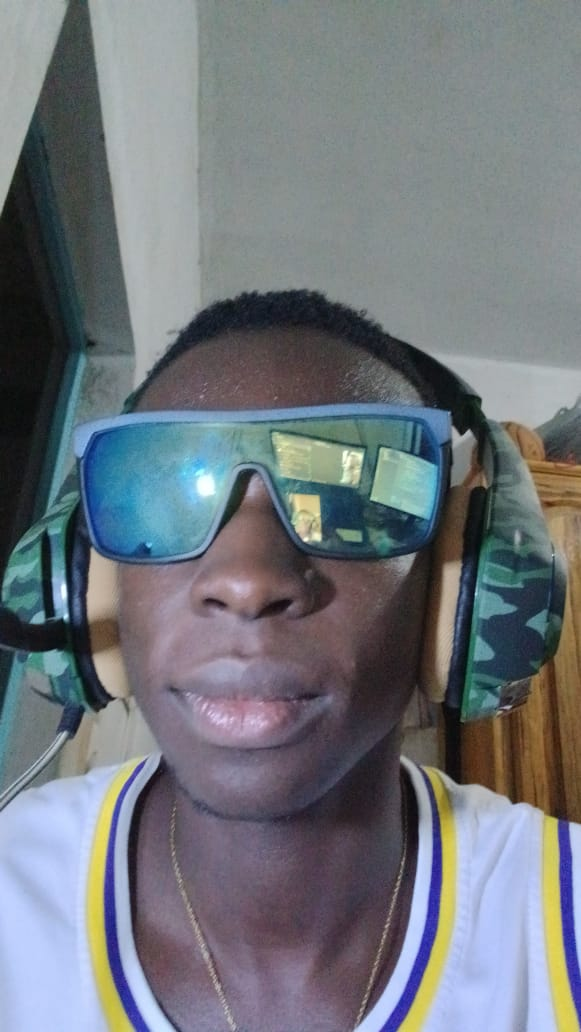
#> input picture test1.jpg, 581 x 1032 px
$ python -i main.py   (imports and definitions only)
#> lines starting #> are read from the running program, lines starting #| are printed output that depends on the picture
#> further down, picture is the input picture: shape (1032, 581, 3); mean B, G, R 124.1, 118.1, 113.1
import cv2
import numpy as np
from sklearn.svm import SVC
from sklearn.model_selection import train_test_split
from sklearn.metrics import classification_report, confusion_matrix
import pickle
import os

class HOGFaceRecognition:
    def __init__(self):
        # Initialisation du détecteur de visages
        self.face_detector = cv2.CascadeClassifier(cv2.data.haarcascades + 'haarcascade_frontalface_default.xml')
        # Initialisation des paramètres HOG
        self.hog = cv2.HOGDescriptor()
        # Initialisation du classifieur
        self.classifier = SVC(kernel='linear', probability=True)

    def extract_hog_features(self, image):
        """Extrait les caractéristiques HOG d'une image."""
        # Conversion en niveaux de gris
        gray = cv2.cvtColor(image, cv2.COLOR_BGR2GRAY)
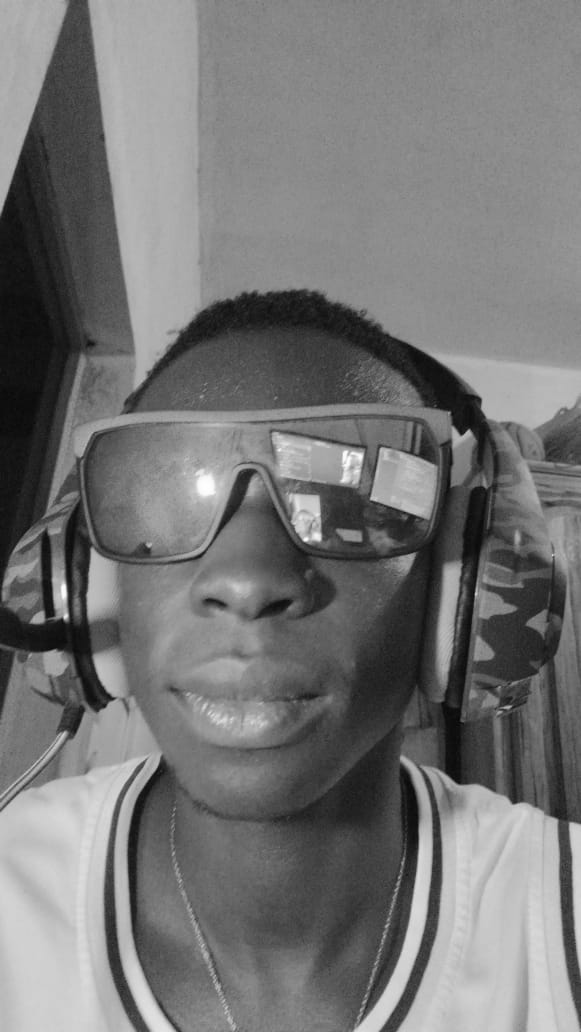
#> gray: shape (1032, 581); min 5, max 254, mean 117.2

        # Détection des visages
        faces = self.face_detector.detectMultiScale(gray, 1.1, 4)
#> faces = [[163, 557, 134, 134], [236, 562, 119, 119]]
        if len(faces) == 0:
            return None

        # Pour le premier visage détecté
        x, y, w, h = faces[0]
#> x = 163; y = 557; w = 134; h = 134
        face_roi = gray[y:y+h, x:x+w]
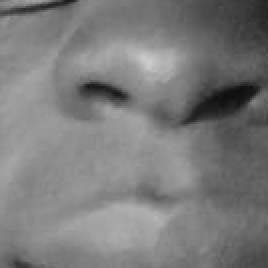
#> face_roi: shape (134, 134) (shown 2 times larger); min 11, max 203, mean 123.1

        # Redimensionnement pour normalisation
        face_roi = cv2.resize(face_roi, (64, 128))
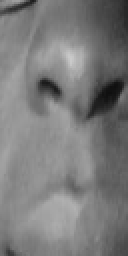
#> face_roi: shape (128, 64) (shown 2 times larger); min 15, max 202, mean 123

        # Calcul des caractéristiques HOG
        hog_features = self.hog.compute(face_roi)
#> hog_features = 3780 values, max 0.476 at index 241, min 0 at index 698, mean 0.13

        return hog_features.flatten()

    # [121 lines left out: functions train, predict, real_time_recognition, test_single_image, not called in this run]

# [10 lines not run here, left out]

>>> import cv2
>>> picture = cv2.imread('test1.jpg')
>>> result = HOGFaceRecognition().extract_hog_features(picture)
#> result has the same summary as hog_features in extract_hog_features

$ run again, on test2.jpg
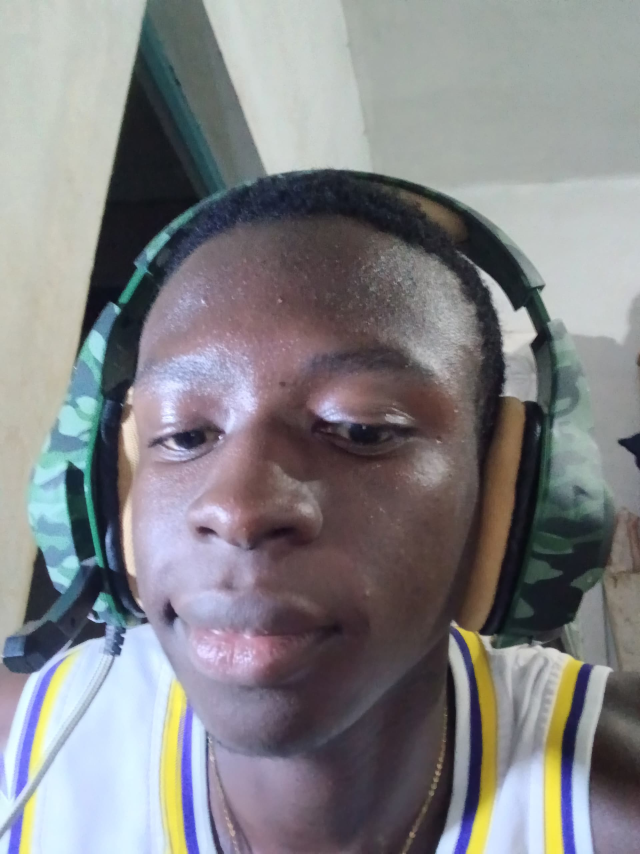
#> input picture test2.jpg, 1920 x 2560 px (shown at 1/3 size)
#> picture is the input picture: shape (2560, 1920, 3); mean B, G, R 133.4, 130.5, 130.9
#> in extract_hog_features, `gray = cv2.cvtColor(image, cv2.COLOR_BGR2GRAY)`:
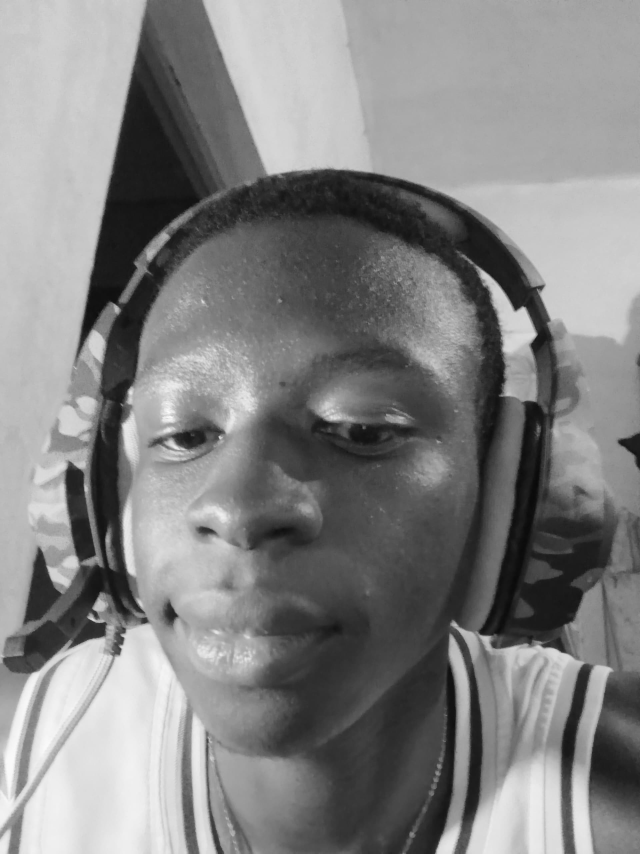
#> gray: shape (2560, 1920) (shown at 1/3 size); min 6, max 253, mean 131
#> faces = [[1624, 1999, 68, 68], [274, 935, 984, 984]]
#> x = 1624; y = 1999; w = 68
#> in extract_hog_features, `face_roi = cv2.resize(face_roi, (64, 128))`:
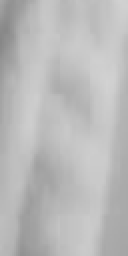
#> face_roi: shape (128, 64) (shown 2 times larger); min 135, max 210, mean 185.8
#> hog_features = 3780 values, max 0.668 at index 3051, min 0 at index 23, mean 0.104
#> result has the same summary as hog_features in extract_hog_features

$ run again, on test4.jpg
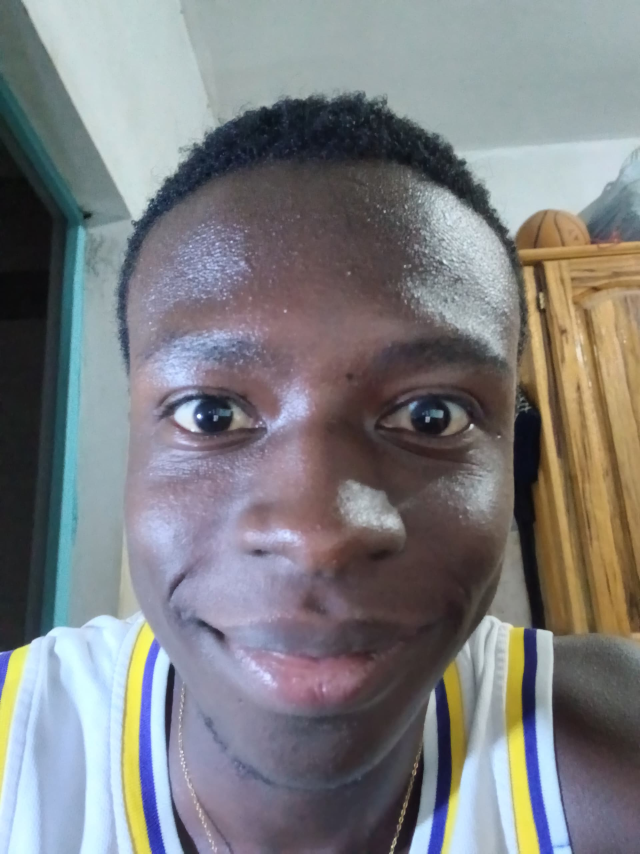
#> input picture test4.jpg, 1920 x 2560 px (shown at 1/3 size)
#> picture is the input picture: shape (2560, 1920, 3); mean B, G, R 128.2, 125.9, 125.4
#> in extract_hog_features, `gray = cv2.cvtColor(image, cv2.COLOR_BGR2GRAY)`:
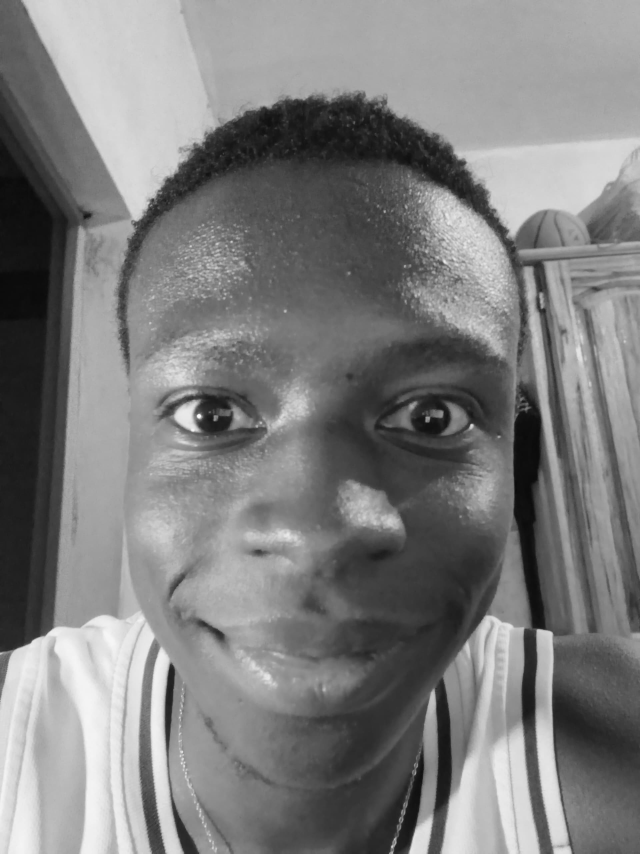
#> gray: shape (2560, 1920) (shown at 1/3 size); min 8, max 253, mean 126
#> faces = [[268, 1899, 140, 140], [449, 1712, 551, 551]]
#> x = 268; y = 1899; w = 140
#> in extract_hog_features, `face_roi = cv2.resize(face_roi, (64, 128))`:
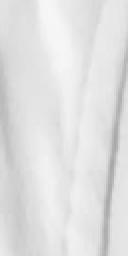
#> face_roi: shape (128, 64) (shown 2 times larger); min 167, max 246, mean 224.3
#> hog_features = 3780 values, max 0.636 at index 3303, min 0 at index 21, mean 0.0983
#> result has the same summary as hog_features in extract_hog_features
